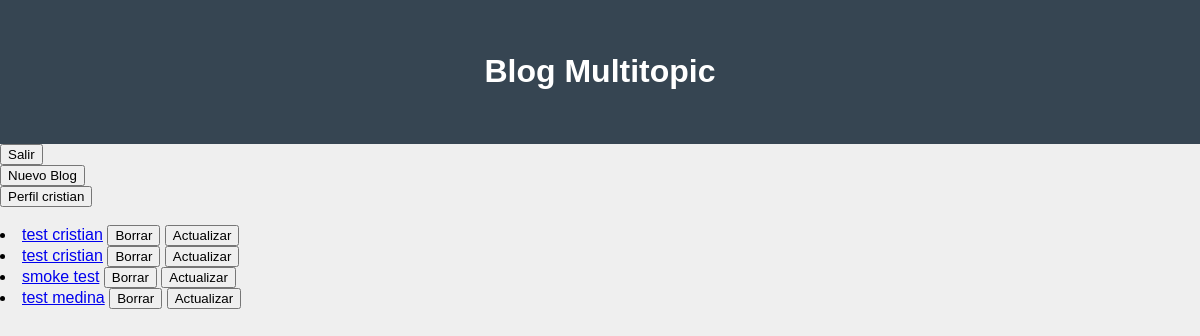
/blog/blog_list/ (signed in), run on the app's committed database.
### ProyectoApp/models.py (models this page shows, shortened)
class BlogModel(models.Model):
    titulo = models.CharField(max_length=100)
    sub_titulo = models.CharField(max_length=100)
    cuerpo = models.TextField()
    autor = models.ForeignKey(User, on_delete=models.CASCADE)
    fecha_creacion = models.DateField(auto_now_add=True)

### ProyectoApp/views.py (the view)
# urls.py: path("blog_list/", views.BlogList.as_view(), name="blogList"),
class BlogList(ListView):
    model = BlogModel
    template_name = "blog_list.html"

### ProyectoApp/templates/blog_list.html (shortened to what this page needs)
<!DOCTYPE html>
<html >
<head>
     </head>
<body>
  <header>
    <h1>Blog Multitopic</h1>
</header>
{% if user.is_authenticated %}
  <a href="{% url 'blogLogout' %}"><button type="submit">Salir</button></a><br>
  <a href="{% url 'blogCreate' %}"><button type="submit">Nuevo Blog</button></a> <br>
  <a href="{% url 'blog_profile' user.id %}"><button type="submit">Perfil {{user.username}}</button></a> <br><br>
{% else %}
<h2>
  <a href="{% url 'blogLogin' %}"><button type="submit">Entrar</button></a>
  <a href="{% url 'signup' %}"><button type="submit">Crear Cuenta</button></a>
</h2>
{% endif %}
{% if object_list %}
    {% for ProyectoApp in object_list %}
    <li>
        <a href="{% url 'blogDetail' ProyectoApp.id %}">{{ProyectoApp.titulo}}</a>
        {% if user.is_authenticated %}
          <a href="{% url 'blogDelete' ProyectoApp.id %}"><button type="submit">Borrar</button></a>
          <a href="{% url 'blogUpdate' ProyectoApp.id %}"><button type="submit">Actualizar</button></a>
        {% endif %}
    </li>
    {% endfor %}
{% else %}
  <h1> No hay blogs</h1>
{% endif %}
</body>
</html>

### ProyectoApp/templates/blog_list.html (style rules this page uses)
html { font-family:'Montserrat', sans-serif; }
body { margin: 0; background-color: #efefef; }
header { background-color: #364552; color: white; padding: 2rem 3rem; }
header { font-size: 2 rem ; text-align: center; }

### data on the page
BlogModel: titulo "test cristian"
BlogModel: titulo "test cristian"
BlogModel: titulo "smoke test"
BlogModel: titulo "test medina"

### other printed values
{{ user.username }} "cristian"
